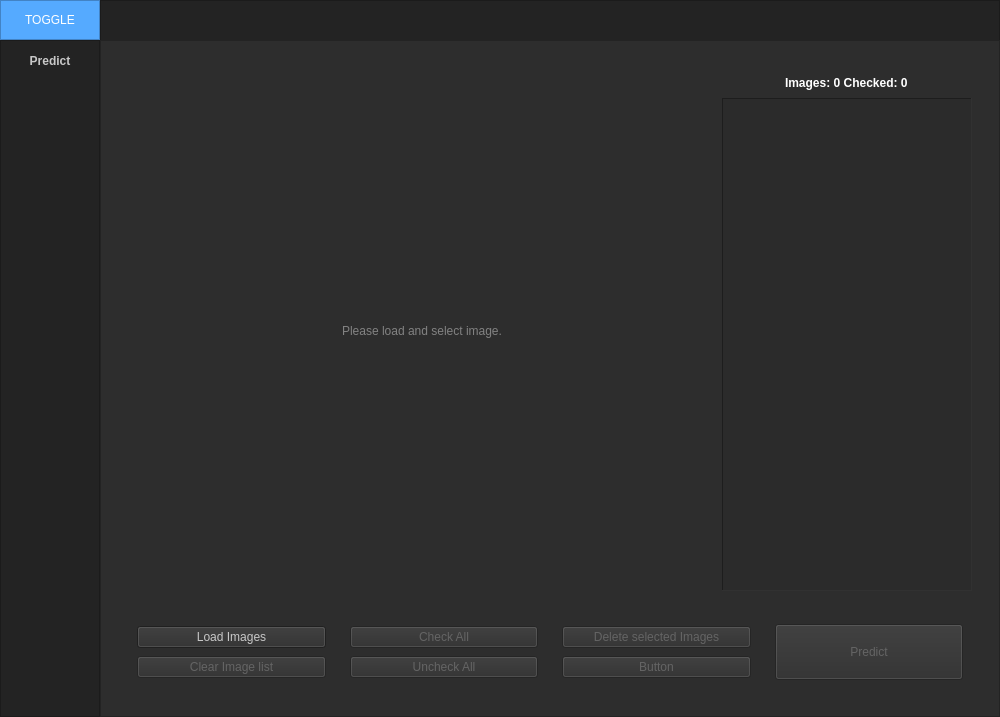
<?xml version="1.0" encoding="UTF-8"?>
<ui version="4.0">
 <class>MainWindow</class>
 <widget class="QMainWindow" name="MainWindow">
  <property name="geometry">
   <rect>
    <x>0</x>
    <y>0</y>
    <width>1000</width>
    <height>717</height>
   </rect>
  </property>
  <property name="minimumSize">
   <size>
    <width>1000</width>
    <height>500</height>
   </size>
  </property>
  <property name="windowTitle">
   <string>FractureArea</string>
  </property>
  <property name="styleSheet">
   <string notr="true">background-color: rgb(45, 45, 45);</string>
  </property>
  <widget class="QWidget" name="centralwidget">
   <layout class="QVBoxLayout" name="verticalLayout">
    <property name="spacing">
     <number>0</number>
    </property>
    <property name="leftMargin">
     <number>0</number>
    </property>
    <property name="topMargin">
     <number>0</number>
    </property>
    <property name="rightMargin">
     <number>0</number>
    </property>
    <property name="bottomMargin">
     <number>0</number>
    </property>
    <item>
     <widget class="QFrame" name="Top_Bar">
      <property name="maximumSize">
       <size>
        <width>16777215</width>
        <height>40</height>
       </size>
      </property>
      <property name="styleSheet">
       <string notr="true">background-color: rgb(35, 35, 35);</string>
      </property>
      <property name="frameShape">
       <enum>QFrame::NoFrame</enum>
      </property>
      <property name="frameShadow">
       <enum>QFrame::Raised</enum>
      </property>
      <layout class="QHBoxLayout" name="horizontalLayout">
       <property name="spacing">
        <number>0</number>
       </property>
       <property name="leftMargin">
        <number>0</number>
       </property>
       <property name="topMargin">
        <number>0</number>
       </property>
       <property name="rightMargin">
        <number>0</number>
       </property>
       <property name="bottomMargin">
        <number>0</number>
       </property>
       <item>
        <widget class="QFrame" name="frame_toggle">
         <property name="maximumSize">
          <size>
           <width>100</width>
           <height>40</height>
          </size>
         </property>
         <property name="styleSheet">
          <string notr="true">background-color: rgb(85, 170, 255);</string>
         </property>
         <property name="frameShape">
          <enum>QFrame::StyledPanel</enum>
         </property>
         <property name="frameShadow">
          <enum>QFrame::Raised</enum>
         </property>
         <layout class="QVBoxLayout" name="verticalLayout_2">
          <property name="spacing">
           <number>0</number>
          </property>
          <property name="leftMargin">
           <number>0</number>
          </property>
          <property name="topMargin">
           <number>0</number>
          </property>
          <property name="rightMargin">
           <number>0</number>
          </property>
          <property name="bottomMargin">
           <number>0</number>
          </property>
          <item>
           <widget class="QPushButton" name="btn_Toggle">
            <property name="sizePolicy">
             <sizepolicy hsizetype="Expanding" vsizetype="Expanding">
              <horstretch>0</horstretch>
              <verstretch>0</verstretch>
             </sizepolicy>
            </property>
            <property name="styleSheet">
             <string notr="true">color: rgb(255, 255, 255);
border: 0px solid;</string>
            </property>
            <property name="text">
             <string>TOGGLE</string>
            </property>
           </widget>
          </item>
         </layout>
        </widget>
       </item>
       <item>
        <widget class="QFrame" name="frame_top">
         <property name="minimumSize">
          <size>
           <width>0</width>
           <height>70</height>
          </size>
         </property>
         <property name="frameShape">
          <enum>QFrame::StyledPanel</enum>
         </property>
         <property name="frameShadow">
          <enum>QFrame::Raised</enum>
         </property>
        </widget>
       </item>
      </layout>
     </widget>
    </item>
    <item>
     <widget class="QFrame" name="Content">
      <property name="frameShape">
       <enum>QFrame::NoFrame</enum>
      </property>
      <property name="frameShadow">
       <enum>QFrame::Raised</enum>
      </property>
      <layout class="QHBoxLayout" name="horizontalLayout_2">
       <property name="spacing">
        <number>0</number>
       </property>
       <property name="leftMargin">
        <number>0</number>
       </property>
       <property name="topMargin">
        <number>0</number>
       </property>
       <property name="rightMargin">
        <number>0</number>
       </property>
       <property name="bottomMargin">
        <number>0</number>
       </property>
       <item>
        <widget class="QFrame" name="frame_left_menu">
         <property name="minimumSize">
          <size>
           <width>100</width>
           <height>0</height>
          </size>
         </property>
         <property name="maximumSize">
          <size>
           <width>70</width>
           <height>16777215</height>
          </size>
         </property>
         <property name="styleSheet">
          <string notr="true">background-color: rgb(35, 35, 35);</string>
         </property>
         <property name="frameShape">
          <enum>QFrame::StyledPanel</enum>
         </property>
         <property name="frameShadow">
          <enum>QFrame::Raised</enum>
         </property>
         <layout class="QVBoxLayout" name="verticalLayout_3">
          <property name="leftMargin">
           <number>0</number>
          </property>
          <property name="topMargin">
           <number>0</number>
          </property>
          <property name="rightMargin">
           <number>0</number>
          </property>
          <property name="bottomMargin">
           <number>0</number>
          </property>
          <item alignment="Qt::AlignTop">
           <widget class="QFrame" name="frame_top_menus">
            <property name="frameShape">
             <enum>QFrame::NoFrame</enum>
            </property>
            <property name="frameShadow">
             <enum>QFrame::Raised</enum>
            </property>
            <layout class="QVBoxLayout" name="verticalLayout_4">
             <property name="spacing">
              <number>0</number>
             </property>
             <property name="leftMargin">
              <number>0</number>
             </property>
             <property name="topMargin">
              <number>0</number>
             </property>
             <property name="rightMargin">
              <number>0</number>
             </property>
             <property name="bottomMargin">
              <number>0</number>
             </property>
             <item>
              <widget class="QPushButton" name="btn_page_predict">
               <property name="minimumSize">
                <size>
                 <width>0</width>
                 <height>40</height>
                </size>
               </property>
               <property name="font">
                <font>
                 <weight>75</weight>
                 <bold>true</bold>
                </font>
               </property>
               <property name="cursor">
                <cursorShape>PointingHandCursor</cursorShape>
               </property>
               <property name="styleSheet">
                <string notr="true">QPushButton {
	color: rgb(200, 200, 200);
	background-color: rgb(35, 35, 35);
	border: 0px solid;
}
QPushButton:hover {
	color: rgb(85, 170, 255);
}
</string>
               </property>
               <property name="text">
                <string>Predict</string>
               </property>
               <property name="autoRepeat">
                <bool>false</bool>
               </property>
              </widget>
             </item>
            </layout>
           </widget>
          </item>
         </layout>
        </widget>
       </item>
       <item>
        <widget class="QFrame" name="frame_pages">
         <property name="frameShape">
          <enum>QFrame::StyledPanel</enum>
         </property>
         <property name="frameShadow">
          <enum>QFrame::Raised</enum>
         </property>
         <layout class="QVBoxLayout" name="verticalLayout_5">
          <item>
           <widget class="QStackedWidget" name="stackedWidget">
            <property name="currentIndex">
             <number>0</number>
            </property>
            <widget class="QWidget" name="main_page_predict">
             <layout class="QVBoxLayout" name="verticalLayout_7">
              <item>
               <widget class="QFrame" name="frame_main_page_predict">
                <property name="frameShape">
                 <enum>QFrame::NoFrame</enum>
                </property>
                <property name="frameShadow">
                 <enum>QFrame::Raised</enum>
                </property>
                <layout class="QHBoxLayout" name="horizontalLayout_3">
                 <item>
                  <widget class="QFrame" name="frame_main_page_predict_picture">
                   <property name="minimumSize">
                    <size>
                     <width>2</width>
                     <height>0</height>
                    </size>
                   </property>
                   <property name="frameShape">
                    <enum>QFrame::NoFrame</enum>
                   </property>
                   <property name="frameShadow">
                    <enum>QFrame::Raised</enum>
                   </property>
                   <layout class="QGridLayout" name="gridLayout">
                    <property name="bottomMargin">
                     <number>7</number>
                    </property>
                    <item row="0" column="0" alignment="Qt::AlignHCenter">
                     <widget class="QLabel" name="label_selected_picture">
                      <property name="styleSheet">
                       <string notr="true">QLabel {color: rgb(130, 130, 130)}</string>
                      </property>
                      <property name="text">
                       <string>Please load and select image.</string>
                      </property>
                      <property name="scaledContents">
                       <bool>true</bool>
                      </property>
                     </widget>
                    </item>
                   </layout>
                  </widget>
                 </item>
                 <item>
                  <widget class="QFrame" name="frame_main_page_predict_frame_list">
                   <property name="minimumSize">
                    <size>
                     <width>250</width>
                     <height>0</height>
                    </size>
                   </property>
                   <property name="maximumSize">
                    <size>
                     <width>250</width>
                     <height>16777215</height>
                    </size>
                   </property>
                   <property name="frameShape">
                    <enum>QFrame::NoFrame</enum>
                   </property>
                   <property name="frameShadow">
                    <enum>QFrame::Raised</enum>
                   </property>
                   <property name="lineWidth">
                    <number>0</number>
                   </property>
                   <layout class="QVBoxLayout" name="verticalLayout_11">
                    <property name="spacing">
                     <number>0</number>
                    </property>
                    <property name="leftMargin">
                     <number>0</number>
                    </property>
                    <property name="topMargin">
                     <number>0</number>
                    </property>
                    <property name="rightMargin">
                     <number>0</number>
                    </property>
                    <property name="bottomMargin">
                     <number>0</number>
                    </property>
                    <item alignment="Qt::AlignHCenter">
                     <widget class="QLabel" name="label_images">
                      <property name="minimumSize">
                       <size>
                        <width>0</width>
                        <height>30</height>
                       </size>
                      </property>
                      <property name="font">
                       <font>
                        <weight>75</weight>
                        <italic>false</italic>
                        <bold>true</bold>
                        <underline>false</underline>
                        <strikeout>false</strikeout>
                        <kerning>true</kerning>
                       </font>
                      </property>
                      <property name="styleSheet">
                       <string notr="true">QLabel {color: rgb(255, 255, 255)}</string>
                      </property>
                      <property name="text">
                       <string>Images: 0 Checked: 0</string>
                      </property>
                     </widget>
                    </item>
                    <item>
                     <widget class="QListWidget" name="images_import_list">
                      <property name="minimumSize">
                       <size>
                        <width>150</width>
                        <height>0</height>
                       </size>
                      </property>
                      <property name="styleSheet">
                       <string notr="true">background-color: rgb(43, 43, 43);</string>
                      </property>
                      <property name="frameShape">
                       <enum>QFrame::Panel</enum>
                      </property>
                      <property name="frameShadow">
                       <enum>QFrame::Sunken</enum>
                      </property>
                      <property name="lineWidth">
                       <number>1</number>
                      </property>
                      <property name="midLineWidth">
                       <number>0</number>
                      </property>
                      <property name="showDropIndicator" stdset="0">
                       <bool>true</bool>
                      </property>
                      <property name="dragEnabled">
                       <bool>false</bool>
                      </property>
                     </widget>
                    </item>
                   </layout>
                  </widget>
                 </item>
                </layout>
               </widget>
              </item>
              <item>
               <widget class="QFrame" name="frame_pages_buttons">
                <property name="maximumSize">
                 <size>
                  <width>16777215</width>
                  <height>150</height>
                 </size>
                </property>
                <property name="frameShape">
                 <enum>QFrame::NoFrame</enum>
                </property>
                <property name="frameShadow">
                 <enum>QFrame::Raised</enum>
                </property>
                <layout class="QHBoxLayout" name="horizontalLayout_8">
                 <item>
                  <widget class="QFrame" name="frame_pages_buttons_load_clear_images">
                   <property name="frameShape">
                    <enum>QFrame::NoFrame</enum>
                   </property>
                   <property name="frameShadow">
                    <enum>QFrame::Raised</enum>
                   </property>
                   <layout class="QVBoxLayout" name="verticalLayout_10">
                    <property name="spacing">
                     <number>6</number>
                    </property>
                    <property name="leftMargin">
                     <number>9</number>
                    </property>
                    <property name="topMargin">
                     <number>9</number>
                    </property>
                    <property name="rightMargin">
                     <number>9</number>
                    </property>
                    <property name="bottomMargin">
                     <number>9</number>
                    </property>
                    <item>
                     <widget class="QPushButton" name="btn_load_images">
                      <property name="cursor">
                       <cursorShape>PointingHandCursor</cursorShape>
                      </property>
                      <property name="layoutDirection">
                       <enum>Qt::LeftToRight</enum>
                      </property>
                      <property name="autoFillBackground">
                       <bool>false</bool>
                      </property>
                      <property name="styleSheet">
                       <string notr="true">QPushButton {
	color: rgb(200, 200, 200);
}
QPushButton:hover {
	color: rgb(85, 170, 255);
}</string>
                      </property>
                      <property name="text">
                       <string>Load Images</string>
                      </property>
                      <property name="autoDefault">
                       <bool>false</bool>
                      </property>
                      <property name="default">
                       <bool>false</bool>
                      </property>
                      <property name="flat">
                       <bool>false</bool>
                      </property>
                     </widget>
                    </item>
                    <item>
                     <widget class="QPushButton" name="btn_clear_images">
                      <property name="enabled">
                       <bool>false</bool>
                      </property>
                      <property name="font">
                       <font>
                        <weight>50</weight>
                        <bold>false</bold>
                       </font>
                      </property>
                      <property name="cursor">
                       <cursorShape>PointingHandCursor</cursorShape>
                      </property>
                      <property name="toolTip">
                       <string/>
                      </property>
                      <property name="statusTip">
                       <string/>
                      </property>
                      <property name="styleSheet">
                       <string notr="true">QPushButton {
	color: rgb(100, 100, 100);
}
QPushButton:hover {
	color: rgb(85, 170, 255);
}</string>
                      </property>
                      <property name="text">
                       <string>Clear Image list</string>
                      </property>
                     </widget>
                    </item>
                   </layout>
                  </widget>
                 </item>
                 <item>
                  <widget class="QFrame" name="frame_pages_buttons_check_uncheck_images">
                   <property name="frameShape">
                    <enum>QFrame::NoFrame</enum>
                   </property>
                   <property name="frameShadow">
                    <enum>QFrame::Raised</enum>
                   </property>
                   <layout class="QVBoxLayout" name="verticalLayout_12">
                    <item>
                     <widget class="QPushButton" name="btn_check_all">
                      <property name="enabled">
                       <bool>false</bool>
                      </property>
                      <property name="cursor">
                       <cursorShape>PointingHandCursor</cursorShape>
                      </property>
                      <property name="styleSheet">
                       <string notr="true">QPushButton {
	color: rgb(100, 100, 100);
}
QPushButton:hover {
	color: rgb(85, 170, 255);
}</string>
                      </property>
                      <property name="text">
                       <string>Check All</string>
                      </property>
                     </widget>
                    </item>
                    <item>
                     <widget class="QPushButton" name="btn_uncheck_all">
                      <property name="enabled">
                       <bool>false</bool>
                      </property>
                      <property name="cursor">
                       <cursorShape>PointingHandCursor</cursorShape>
                      </property>
                      <property name="styleSheet">
                       <string notr="true">QPushButton {
	color: rgb(100, 100, 100);
}
QPushButton:hover {
	color: rgb(85, 170, 255);
}</string>
                      </property>
                      <property name="text">
                       <string>Uncheck All</string>
                      </property>
                     </widget>
                    </item>
                   </layout>
                  </widget>
                 </item>
                 <item>
                  <widget class="QFrame" name="frame_pages_buttons_delete">
                   <property name="frameShape">
                    <enum>QFrame::NoFrame</enum>
                   </property>
                   <property name="frameShadow">
                    <enum>QFrame::Raised</enum>
                   </property>
                   <layout class="QVBoxLayout" name="verticalLayout_14">
                    <item>
                     <widget class="QPushButton" name="btn_delete_selected_images">
                      <property name="enabled">
                       <bool>false</bool>
                      </property>
                      <property name="styleSheet">
                       <string notr="true">QPushButton {
	color: rgb(100, 100, 100);
}
QPushButton:hover {
	color: rgb(85, 170, 255);
}</string>
                      </property>
                      <property name="text">
                       <string>Delete selected Images</string>
                      </property>
                     </widget>
                    </item>
                    <item>
                     <widget class="QPushButton" name="pushButton_3">
                      <property name="enabled">
                       <bool>false</bool>
                      </property>
                      <property name="styleSheet">
                       <string notr="true">QPushButton {
	color: rgb(100, 100, 100);
}
QPushButton:hover {
	color: rgb(85, 170, 255);
}</string>
                      </property>
                      <property name="text">
                       <string>Button</string>
                      </property>
                     </widget>
                    </item>
                   </layout>
                  </widget>
                 </item>
                 <item>
                  <widget class="QFrame" name="frame_pages_buttons_predict_button">
                   <property name="frameShape">
                    <enum>QFrame::NoFrame</enum>
                   </property>
                   <property name="frameShadow">
                    <enum>QFrame::Raised</enum>
                   </property>
                   <layout class="QVBoxLayout" name="verticalLayout_13">
                    <item>
                     <widget class="QPushButton" name="btn_predict">
                      <property name="enabled">
                       <bool>false</bool>
                      </property>
                      <property name="minimumSize">
                       <size>
                        <width>0</width>
                        <height>56</height>
                       </size>
                      </property>
                      <property name="cursor">
                       <cursorShape>PointingHandCursor</cursorShape>
                      </property>
                      <property name="styleSheet">
                       <string notr="true">QPushButton {
	color: rgb(100, 100, 100);
}
QPushButton:hover {
	color: rgb(85, 170, 255);
}</string>
                      </property>
                      <property name="text">
                       <string>Predict</string>
                      </property>
                     </widget>
                    </item>
                   </layout>
                  </widget>
                 </item>
                </layout>
               </widget>
              </item>
             </layout>
            </widget>
            <widget class="QWidget" name="page_2">
             <layout class="QVBoxLayout" name="verticalLayout_6">
              <item>
               <widget class="QFrame" name="frame_2">
                <property name="frameShape">
                 <enum>QFrame::NoFrame</enum>
                </property>
                <property name="frameShadow">
                 <enum>QFrame::Sunken</enum>
                </property>
                <layout class="QHBoxLayout" name="horizontalLayout_6">
                 <item>
                  <widget class="QFrame" name="frame_3">
                   <property name="frameShape">
                    <enum>QFrame::NoFrame</enum>
                   </property>
                   <property name="frameShadow">
                    <enum>QFrame::Raised</enum>
                   </property>
                   <layout class="QGridLayout" name="gridLayout_4">
                    <property name="leftMargin">
                     <number>0</number>
                    </property>
                    <property name="topMargin">
                     <number>0</number>
                    </property>
                    <property name="rightMargin">
                     <number>0</number>
                    </property>
                    <property name="bottomMargin">
                     <number>0</number>
                    </property>
                    <property name="horizontalSpacing">
                     <number>4</number>
                    </property>
                    <property name="verticalSpacing">
                     <number>0</number>
                    </property>
                    <item row="0" column="0" alignment="Qt::AlignHCenter|Qt::AlignVCenter">
                     <widget class="QLabel" name="label_selected_picture_4">
                      <property name="styleSheet">
                       <string notr="true">QLabel {color: rgb(130, 130, 130)}</string>
                      </property>
                      <property name="text">
                       <string/>
                      </property>
                      <property name="scaledContents">
                       <bool>true</bool>
                      </property>
                     </widget>
                    </item>
                   </layout>
                  </widget>
                 </item>
                 <item>
                  <widget class="QFrame" name="frame_4">
                   <property name="minimumSize">
                    <size>
                     <width>250</width>
                     <height>0</height>
                    </size>
                   </property>
                   <property name="maximumSize">
                    <size>
                     <width>250</width>
                     <height>16777215</height>
                    </size>
                   </property>
                   <property name="frameShape">
                    <enum>QFrame::NoFrame</enum>
                   </property>
                   <property name="frameShadow">
                    <enum>QFrame::Raised</enum>
                   </property>
                   <layout class="QVBoxLayout" name="verticalLayout_9">
                    <property name="spacing">
                     <number>0</number>
                    </property>
                    <property name="leftMargin">
                     <number>0</number>
                    </property>
                    <property name="topMargin">
                     <number>0</number>
                    </property>
                    <property name="rightMargin">
                     <number>0</number>
                    </property>
                    <property name="bottomMargin">
                     <number>0</number>
                    </property>
                   </layout>
                  </widget>
                 </item>
                </layout>
               </widget>
              </item>
              <item>
               <widget class="QFrame" name="frame">
                <property name="maximumSize">
                 <size>
                  <width>16777215</width>
                  <height>50</height>
                 </size>
                </property>
                <property name="frameShape">
                 <enum>QFrame::NoFrame</enum>
                </property>
                <property name="frameShadow">
                 <enum>QFrame::Raised</enum>
                </property>
                <layout class="QHBoxLayout" name="horizontalLayout_5">
                 <item>
                  <widget class="QPushButton" name="btn_clear_images_2">
                   <property name="enabled">
                    <bool>false</bool>
                   </property>
                   <property name="font">
                    <font>
                     <weight>50</weight>
                     <bold>false</bold>
                    </font>
                   </property>
                   <property name="cursor">
                    <cursorShape>PointingHandCursor</cursorShape>
                   </property>
                   <property name="toolTip">
                    <string/>
                   </property>
                   <property name="statusTip">
                    <string/>
                   </property>
                   <property name="styleSheet">
                    <string notr="true">QPushButton {
	color: rgb(100, 100, 100);
}
QPushButton:hover {
	color: rgb(85, 170, 255);
}</string>
                   </property>
                   <property name="text">
                    <string>Check All</string>
                   </property>
                  </widget>
                 </item>
                 <item>
                  <widget class="QPushButton" name="btn_load_images_2">
                   <property name="enabled">
                    <bool>false</bool>
                   </property>
                   <property name="cursor">
                    <cursorShape>PointingHandCursor</cursorShape>
                   </property>
                   <property name="layoutDirection">
                    <enum>Qt::LeftToRight</enum>
                   </property>
                   <property name="autoFillBackground">
                    <bool>false</bool>
                   </property>
                   <property name="styleSheet">
                    <string notr="true">QPushButton {
	color: rgb(100, 100, 100);
}
QPushButton:hover {
	color: rgb(85, 170, 255);
}</string>
                   </property>
                   <property name="text">
                    <string>Uncheck All</string>
                   </property>
                   <property name="autoDefault">
                    <bool>false</bool>
                   </property>
                   <property name="default">
                    <bool>false</bool>
                   </property>
                   <property name="flat">
                    <bool>false</bool>
                   </property>
                  </widget>
                 </item>
                 <item>
                  <widget class="QPushButton" name="pushButton">
                   <property name="enabled">
                    <bool>false</bool>
                   </property>
                   <property name="styleSheet">
                    <string notr="true">QPushButton {
	color: rgb(100, 100, 100);
}
QPushButton:hover {
	color: rgb(85, 170, 255);
}</string>
                   </property>
                   <property name="text">
                    <string>Predict</string>
                   </property>
                  </widget>
                 </item>
                </layout>
               </widget>
              </item>
             </layout>
            </widget>
            <widget class="QWidget" name="page_3">
             <layout class="QVBoxLayout" name="verticalLayout_8">
              <item>
               <widget class="QLabel" name="label">
                <property name="font">
                 <font>
                  <pointsize>40</pointsize>
                 </font>
                </property>
                <property name="styleSheet">
                 <string notr="true">color: #FFF;</string>
                </property>
                <property name="text">
                 <string>PAGE 3</string>
                </property>
                <property name="alignment">
                 <set>Qt::AlignCenter</set>
                </property>
               </widget>
              </item>
             </layout>
            </widget>
           </widget>
          </item>
         </layout>
        </widget>
       </item>
      </layout>
     </widget>
    </item>
   </layout>
  </widget>
 </widget>
 <resources/>
 <connections/>
</ui>
